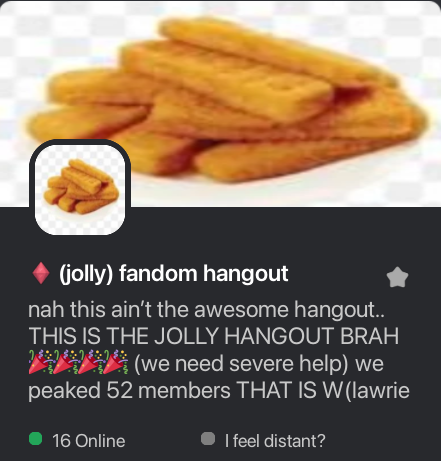
#> input picture testing assets/input.png, 441 x 461 px
$ python ascii.py 'testing assets/input.png'
#> lines starting #> are read from the running program, lines starting #| are printed output that depends on the picture
#!/usr/bin/env python3
"""
image_to_color_text.py

Convert an image into colored text pixels for Roblox (RichText).
Each pixel becomes a chosen glyph (default '█') wrapped in <font color="#RRGGBB">...</font>.

Outputs a single text file (default: output_all.txt).

Requirements:
    pip install pillow
"""

import argparse
import os
import sys
from PIL import Image

def ensure_hex_color(s):
    s = s.strip()
    if s.startswith("#"):
        s = s[1:]
    if len(s) not in (3, 6):
        raise ValueError("Background color must be hex like '#fff' or '#ffffff'")
    if len(s) == 3:
        s = "".join(2*c for c in s)
    return "#" + s.lower()

def composite_over_bg(img, bg_hex):
    """If image has alpha, composite over background color."""
    if img.mode in ("RGBA", "LA") or (img.mode == "P" and "transparency" in img.info):
        bg_rgb = tuple(int(bg_hex[i:i+2], 16) for i in (1,3,5))
        bg = Image.new("RGBA", img.size, bg_rgb + (255,))
        return Image.alpha_composite(bg, img.convert("RGBA")).convert("RGB")
    return img.convert("RGB")

def image_to_color_text(
    image_path,
    scale_percent=25.0,
    aspect_ratio=0.5,
    glyph="█",
    rich_text=True,
    background="#ffffff",
    output_path="output_all.txt",
    verbose=True,
):
#> called with image_path = 'testing assets/input.png', scale_percent = 25, aspect_ratio = 0.5, glyph = '█', rich_text = True, background = '#ffffff', output_path = 'output_all.txt', verbose = True
    if verbose:
        print(f"[+] Loading image: {image_path}")
    img = Image.open(image_path)
#> img is the input picture: PIL image 441x461 RGBA; mean R, G, B, A 131.3, 113.6, 97.1, 255

    # Handle background compositing for images with alpha
    if background is not None:
        bg_hex = ensure_hex_color(background)
        img = composite_over_bg(img, bg_hex)
#> in composite_over_bg, `bg = Image.new("RGBA", img.size, bg_rgb + (255,))`: bg: PIL image 441x461 RGBA; every value is 255
    else:
        img = img.convert("RGB")

    orig_w, orig_h = img.width, img.height
#> orig_w = 441; orig_h = 461
    if scale_percent <= 0:
        raise ValueError("scale_percent must be > 0")
    scale = scale_percent / 100.0

    # compute scaled size
    new_w = max(1, int(orig_w * scale))
#> new_w = 110
    new_h = max(1, int(orig_h * scale))
#> new_h = 115

    if verbose:
        print(f"[+] Original: {orig_w}x{orig_h}. Resizing -> {new_w}x{new_h} (scale {scale_percent}%).")
#| [+] Original: 441x461. Resizing -> 110x115 (scale 25.0%).

    # Resize color image (we sample color from this)
    color_img = img.resize((new_w, new_h), resample=Image.LANCZOS)
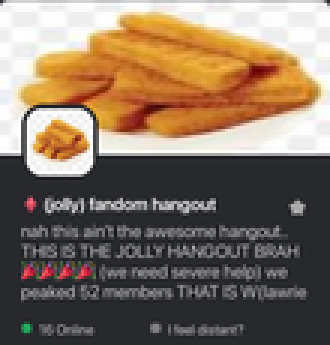
#> color_img: PIL image 110x115 RGB (shown 3 times larger); mean R, G, B 131.3, 113.6, 97.2

    # Rendered text height after aspect correction (how many character rows)
    rendered_h = max(1, int(new_h * aspect_ratio))
#> rendered_h = 57
    if verbose:
        print(f"[+] Aspect ratio correction: aspect={aspect_ratio}. Render rows = {rendered_h}")
#| [+] Aspect ratio correction: aspect=0.5. Render rows = 57

    # Grayscale image used to optionally modulate glyph brightness; not needed for pure color, but kept in case
    gray_img = color_img.convert("L").resize((new_w, rendered_h), resample=Image.LANCZOS)
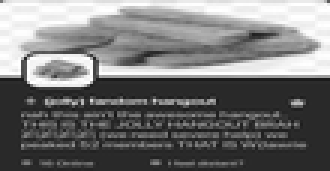
#> gray_img: PIL image 110x57 L (shown 3 times larger); min 21, max 255, mean 117

    lines = []
    for y in range(rendered_h):
        row_parts = []
        # map the text-row y back to the color_img y (inverse of aspect scaling)
        mapped_y = min(new_h - 1, max(0, int(round(y / aspect_ratio))))
        for x in range(new_w):
            # sample color
            r, g, b = color_img.getpixel((x, mapped_y))
            ch = glyph
            if rich_text:
                row_parts.append(f'<font color="#{r:02x}{g:02x}{b:02x}">{ch}</font>')
            else:
                row_parts.append(ch)
        lines.append("".join(row_parts))
#> after the loop, lines = 57 items
    final_text = "\n".join(lines) + "\n"

    # save
    os.makedirs(os.path.dirname(output_path) or ".", exist_ok=True)
    with open(output_path, "w", encoding="utf-8") as f:
        f.write(final_text)

    # info
    total_chars = len(final_text)
#> total_chars = 188157
    if verbose:
        print(f"[+] Saved -> {output_path}")
        print(f"[+] Output char dimensions: {new_w} x {rendered_h} (width x height in characters)")
#| [+] Output char dimensions: 110 x 57 (width x height in characters)
        print(f"[+] Approx total characters: {total_chars}")
#| [+] Approx total characters: 188157
        # warn about Roblox label limits
        if total_chars > 32768:
            print("WARNING: Output exceeds a single Roblox TextLabel's safe limit (32k chars).",
                  "Consider using chunking or multiple TextLabels.")

    return output_path

def main():
    parser = argparse.ArgumentParser(description="Convert image to colored text pixels (Roblox RichText friendly).")
    parser.add_argument("input", help="Input image path.")
    parser.add_argument("--scale", "-s", type=float, default=25.0, help="Scale percent (e.g., 25 -> 25%%). Default=25")
    parser.add_argument("--aspect", "-a", type=float, default=0.5, help="Height multiplier for aspect correction. Default=0.5")
    parser.add_argument("--glyph", "-g", default="█", help="Glyph to use for each pixel. Default '█'")
    parser.add_argument("--no-rich", dest="rich", action="store_false", help="Disable RichText tags (plain glyphs).")
    parser.add_argument("--bg", default="#ffffff", help="Background hex color for alpha images (e.g. '#000000'). Use 'none' to keep alpha (not recommended). Default='#ffffff'")
    parser.add_argument("--out", "-o", default="output_all.txt", help="Output text file path.")
    parser.add_argument("--quiet", "-q", action="store_true", help="Quiet mode.")
    args = parser.parse_args()

    bg = None if args.bg.lower() in ("none", "transparent") else args.bg
    try:
        image_to_color_text(
            args.input,
            scale_percent=args.scale,
            aspect_ratio=args.aspect,
            glyph=args.glyph,
            rich_text=args.rich,
            background=bg,
            output_path=args.out,
            verbose=(not args.quiet),
        )
    except Exception as e:
        print("Error:", e, file=sys.stderr)
        sys.exit(1)

if __name__ == "__main__":
    main()
